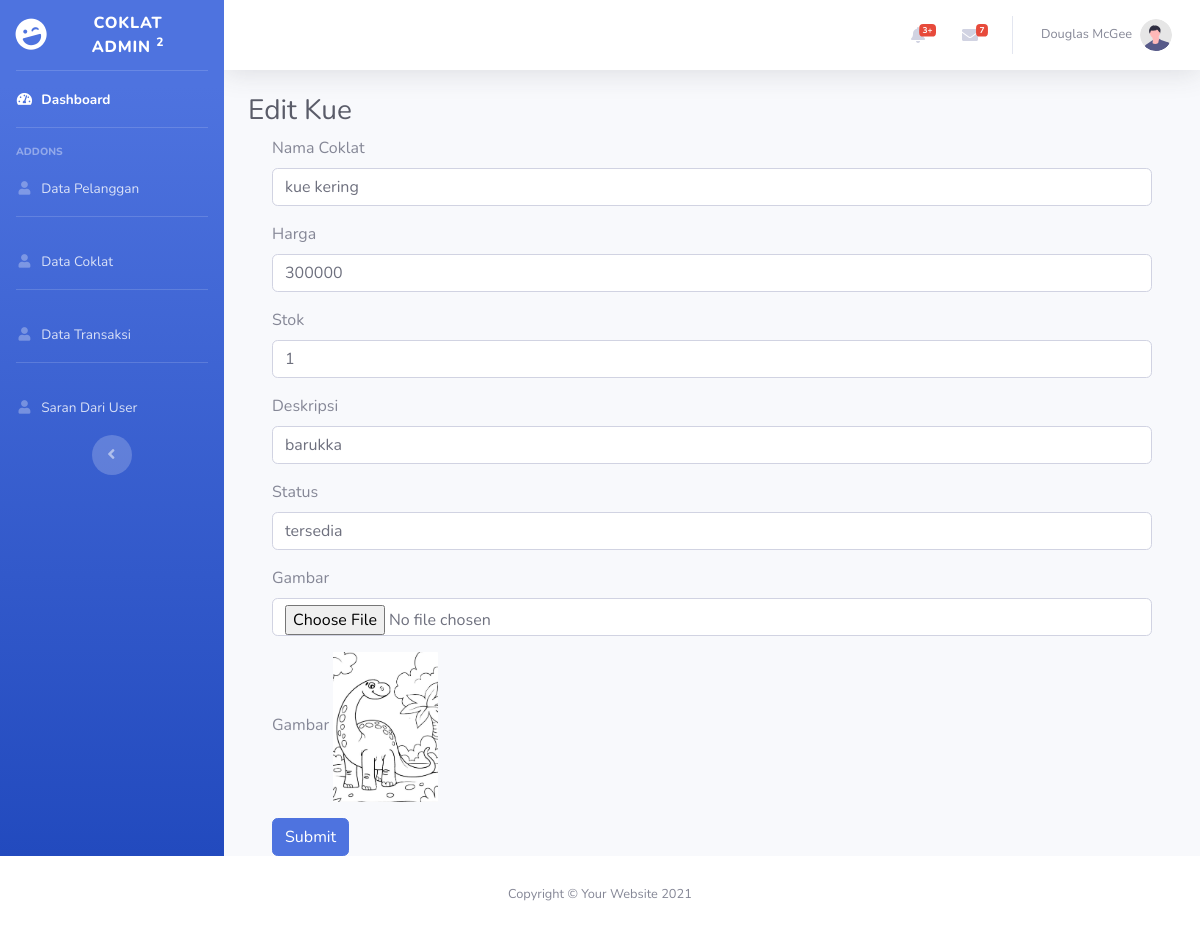
Screenshot of /admin/coklat/edit.php?id=19 (signed in) with the database file from the repository.
### tables this page shows
CREATE TABLE `coklat` (
  `id_coklat` int(11) NOT NULL,
  `nama_coklat` varchar(100) NOT NULL,
  `harga` int(255) NOT NULL,
  `stok` int(5) NOT NULL,
  `deskripsi` varchar(255) NOT NULL,
  `status` varchar(255) NOT NULL,
  `gambar` text NOT NULL
);

### admin/coklat/edit.php (the view, shortened to what this page needs)
<?php
include '../header2.php';
include '../../koneksi.php';
$id_coklat = $_GET['id'];
$query = "SELECT * FROM coklat WHERE id_coklat = '$id_coklat'";
$hasil = mysqli_query($connection, $query);
$isi = mysqli_fetch_assoc($hasil);
?>
<div id="wrapper">
    <?php include '../sidebar2.php'; ?>
    <div id="content-wrapper" class="d-flex flex-column">
        <div id="content">
            <nav class="navbar navbar-expand navbar-light bg-white topbar mb-4 static-top shadow">
                <ul class="navbar-nav ml-auto">
                    <li class="nav-item dropdown no-arrow mx-1">
                        <a class="nav-link dropdown-toggle" href="#" id="alertsDropdown" role="button" data-toggle="dropdown" aria-haspopup="true" aria-expanded="false">
                            <i class="fas fa-bell fa-fw"></i>
                            <span class="badge badge-danger badge-counter">3+</span>
                        </a>
                    </li>
                    <li class="nav-item dropdown no-arrow mx-1">
                        <a class="nav-link dropdown-toggle" href="#" id="messagesDropdown" role="button" data-toggle="dropdown" aria-haspopup="true" aria-expanded="false">
                            <i class="fas fa-envelope fa-fw"></i>
                            <span class="badge badge-danger badge-counter">7</span>
                        </a>
                    </li>
                    <li class="nav-item dropdown no-arrow">
                        <a class="nav-link dropdown-toggle" href="#" id="userDropdown" role="button" data-toggle="dropdown" aria-haspopup="true" aria-expanded="false">
                            <span class="mr-2 d-none d-lg-inline text-gray-600 small">Douglas McGee</span>
                            <img class="img-profile rounded-circle" src="../img/undraw_profile.svg">
                        </a>
                    </li>
                </ul>
            </nav>
            <div class="container-fluid">
                <h1 class="h3 mb-2 text-gray-800">Edit Kue</h1>
                <div class="container">
                    <form enctype="multipart/form-data" method="post" action="proses.php?id=edit">
                        <div class="form-group">
                            <label for="nama_coklat">Nama Coklat</label>
                            <input type="text" class="form-control" id="nama_coklat" placeholder="Masukkan Nama Coklat" name="nama_coklat" value="<?= $isi['nama_coklat']; ?>">
                        </div>
                        <div class="form-group">
                            <label for="harga">Harga</label>
                            <input type="number" class="form-control" id="harga" placeholder="Masukkan Harga" name="harga" value="<?= $isi['harga']; ?>">
                        </div>
                        <div class="form-group">
                            <label for="stok">Stok</label>
                            <input type="number" class="form-control" id="stok" placeholder="Masukkan Stok Coklat" name="stok" value="1" value="<?= $isi['stok']; ?>">
                        </div>
                        <div class="form-group">
                            <label for="deskripsi">Deskripsi</label>
                            <input type="text" class="form-control" id="deskripsi" placeholder="Masukkan deskripsi" name="deskripsi" value="<?= $isi['deskripsi']; ?>">
                        </div>
                        <div class="form-group">
                            <label for="status">Status</label>
                            <input type="text" class="form-control" id="status" placeholder="tersedia / habis" name="status" value="<?= $isi['status']; ?>">
                        </div>
                        <div class="form-group">
                            <label for="gambar">Gambar</label>
                            <input type="file" class="form-control" id="gambar" accept="image/*" name="gambar">
                        </div>
                        <div class="form-group">
                            <label for="tes">Gambar</label>
                            <img src="../../images/<?= $isi['gambar']; ?>" class="img-fluid" style="height:150px;">
                        </div>
                        <button type="submit" class="btn btn-primary">Submit</button>
                    </form>
                </div>
            </div>
        </div>
    </div>
</div>
<?php include '../footer2.php';
?>

### rows the page displays
coklat: nama_coklat "kue kering", harga "300000", deskripsi "barukka", status "tersedia", gambar (picture)
